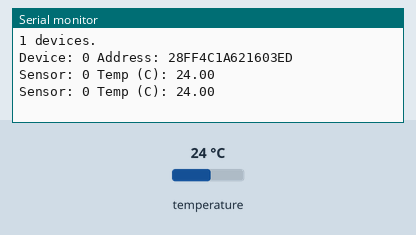
This sketch was run on a simulated Arduino Uno, built with avr-gcc and run on an emulated ATmega328P. Parts: the last lines printed to the serial monitor. Inputs (shaded band) come from the test bench; at power-on: temperature 24 °C.

Above: at 4.3 s.
4.4 s: temperature set to 12 °C
At 7.7 s:
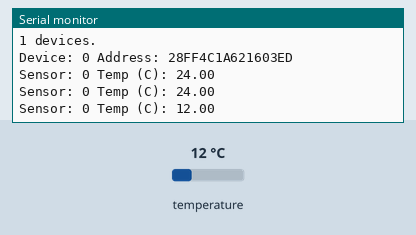
8.1 s: temperature set to 19 °C
At 10.3 s:
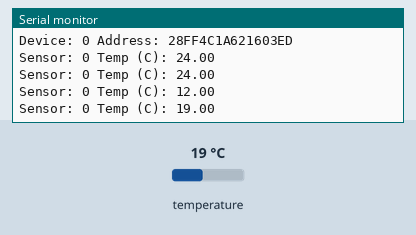
Timing chart, 0 to 11.8 s (numbered marks = the images above; inputs shaded):
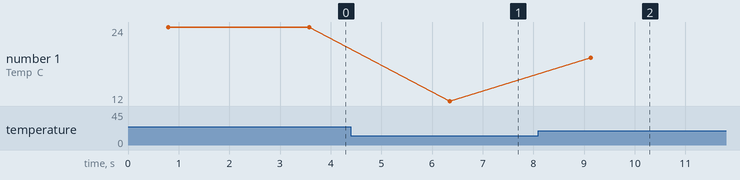

The sketch:

ds18b20.ino
```cpp
//from https://www.youtube.com/watch?v=lSVOtoMqtrI

#include <OneWire.h>
#include <DallasTemperature.h>
#define ONE_WIRE_BUS 8
OneWire oneWire(ONE_WIRE_BUS);
//from https://github.com/PaulStoffregen/OneWire
DallasTemperature sensors(&oneWire);
//from https://github.com/milesburton/Arduino-Temperature-Control-Library
int numberOfDevices;
DeviceAddress tempDeviceAddress;

/*
 *
 */

void setup(void) {
  Serial.begin(9600);
  sensors.begin();
  numberOfDevices = sensors.getDeviceCount();
  Serial.print(numberOfDevices, DEC);
  Serial.println(" devices.");
  for(int i=0; i<numberOfDevices; i++) {
    if(sensors.getAddress(tempDeviceAddress, i)) {
      Serial.print("Device: ");
      Serial.print(i, DEC);
      Serial.print(" Address: ");
      printAddress(tempDeviceAddress);
      Serial.println();
    } else {
      Serial.print("Ghost at ");
      Serial.print(i, DEC);
      Serial.print(" but could not detect address. Check power and cabling");
    }
  }
}

/*
 *
 */

void loop(void) {
  sensors.requestTemperatures();
  for(int i=0; i<numberOfDevices; i++) {
    if(sensors.getAddress(tempDeviceAddress, i)){
      Serial.print("Sensor: ");
      Serial.print(i,DEC);
      float temp = sensors.getTempC(tempDeviceAddress);
      Serial.print(" Temp (C): "); //in celcius
      Serial.println(temp);
    }
  }
  delay(2000); // Delay 2 sec
}

/*
 *
 */

void printAddress(DeviceAddress deviceAddress) {
  for (uint8_t i = 0; i < 8; i++) {
    if (deviceAddress[i] < 16)
      Serial.print("0");
      Serial.print(deviceAddress[i], HEX);
  }
}
```

Measured:
- after the input at 4.4 s, the serial monitor: prints a new line after 2.0 s (image 1)
- after the input at 8.1 s, the serial monitor: prints a new line after 1.0 s (image 2)
- plotted number 1: 24 → 12 after the input at 4.4 s, 12 → 19 after the input at 8.1 s
